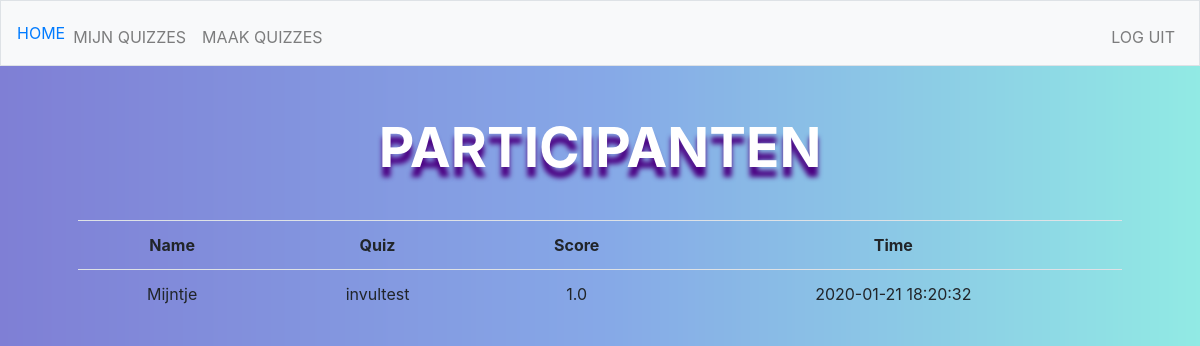
Before: /index (signed in) with the older database file.
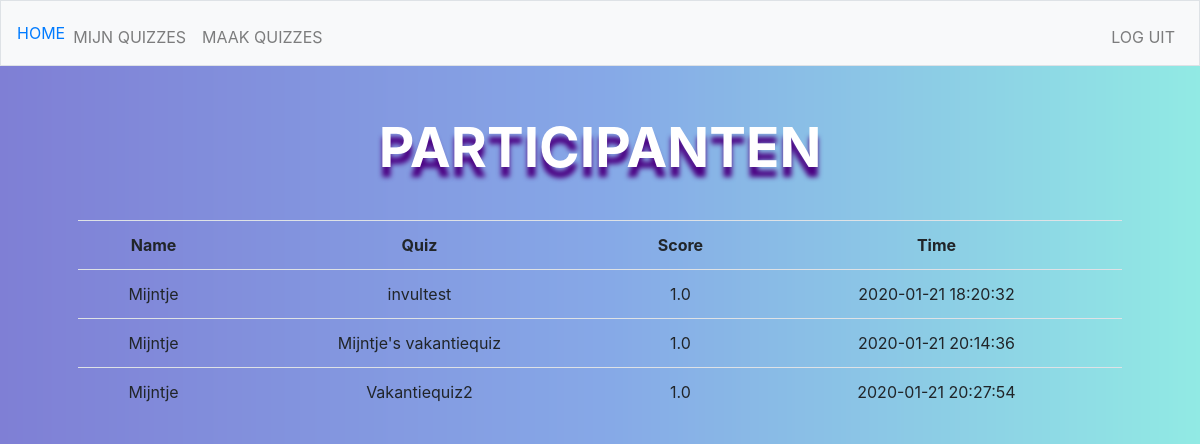
After: the same page with the newer database file.
### tables this page shows
CREATE TABLE 'participants' ('participant_id' integer PRIMARY KEY AUTOINCREMENT NOT NULL, 'quiz_id' integer NOT NULL, 'name' text NOT NULL, 'score' real, 'time'  timestamp DEFAULT CURRENT_TIMESTAMP  );

CREATE TABLE 'quizes' ('quiz_id' integer PRIMARY KEY AUTOINCREMENT NOT NULL,'user_id' integer NOT NULL, 'quiz_titel'  text NOT NULL  , 'date'  timestamp DEFAULT CURRENT_DATE  , 'gif' text);

### application.py (the view)
@app.route("/index")
@login_required
def index():
    session["user_id"]
    my_quizes = db.execute("SELECT * FROM quizes WHERE user_id = :username",username=session["user_id"])
    participants_list = []
    for quiz in my_quizes:
        for participant in db.execute("SELECT * FROM participants WHERE  quiz_id = :quiz", quiz=quiz['quiz_id']):
            participant["quizname"] = quiz["quiz_titel"]
            participants_list.append(participant)
    return render_template("index.html", participants_list=participants_list)

### application.py (called while the page is built)
@app.after_request
def after_request(response):
    response.headers["Cache-Control"] = "no-cache, no-store, must-revalidate"
    response.headers["Expires"] = 0
    response.headers["Pragma"] = "no-cache"
    return response

### helpers.py (called while the page is built)
def login_required(f):
    @wraps(f)
    def decorated_function(*args, **kwargs):
        if session.get("user_id") is None:
            return redirect("/login")
        return f(*args, **kwargs)
    return decorated_function

### templates/index.html (shortened to what this page needs)
{% extends "layout.html" %}
{% block main %}
    <form action="/index" method="post">
        <div class="form-group">
            <table class="table table-hoverable">
                <h1>PARTICIPANTEN</h1>
                <tr>
                    <th>Name</th>
                    <th>Quiz</th>
                    <th>Score</th>
                    <th>Time</th>
                </tr>
                {% for part in participants_list %}
                    <tr>
                        <td>{{part["name"]}}</td>
                        <td>{{part["quizname"]}}</td>
                        <td>{{part["score"]}}</td>
                        <td>{{part["time"]}}</td>
                    </tr>
                {% endfor %}
            </table>
        </div>
    </form>
{% endblock %}

### templates/layout.html (shortened to what this page needs)
<!DOCTYPE html>
<html lang="en">
    <head>
        <link href="https://maxcdn.bootstrapcdn.com/bootstrap/4.1.3/css/bootstrap.min.css" rel="stylesheet">
        <link href="/static/styles.css" rel="stylesheet">
    </head>
    <body>
        <nav class="navbar navbar-expand-md navbar-light bg-light border">
            <a class="nav-item" href="/"> <span class="red">HOME</span></a>
            <div class="collapse navbar-collapse" id="navbar">
                {% if session.user_id %}
                    <ul class="navbar-nav mr-auto mt-2">
                        <li class="nav-item"><a class="nav-link" href="/mijn_quizzes">MIJN QUIZZES</a></li>
                        <li class="nav-item"><a class="nav-link" href="/maak_quiz">MAAK QUIZZES</a></li>
                    </ul>
                    <ul class="navbar-nav ml-auto mt-2">
                        <li class="nav-item"><a class="nav-link" href="/logout">LOG UIT</a></li>
                    </ul>
                {% else %}
                    <ul class="navbar-nav ml-auto mt-2">
                        <li class="nav-item"><a class="nav-link" href="/register">MAAK ACCOUNT</a></li>
                        <li class="nav-item"><a class="nav-link" href="/login">LOG IN</a></li>
                    </ul>
                {% endif %}
            </div>
        </nav>
        <main class="container p-5">
            {% block main %}{% endblock %}
        </main>
    </body>
</html>

### static/styles.css (style rules this page uses)
main { overflow-x: auto; text-align: center; }
body { background-image: url("Azur Lane.jpg"); background-repeat: no-repeat; background-size: cover; }
h1 { font-size: 55px; font-weight: bold; text-shadow: 0px 10px 5px indigo; color: white; }
table { margin-top: 40px; }

Changed rows visible on the page:
added participants: name "Mijntje", quizname "Mijntje's vakantiequiz", score "1.0", time "2020-01-21 20:14:36"
added participants: name "Mijntje", quizname "Vakantiequiz2", score "1.0", time "2020-01-21 20:27:54"
